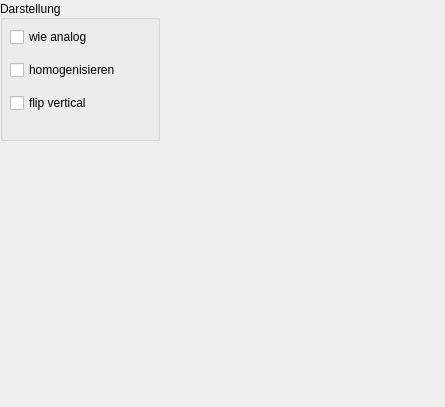
<?xml version="1.0" encoding="UTF-8"?>
<ui version="4.0">
 <class>Form</class>
 <widget class="QWidget" name="Form">
  <property name="geometry">
   <rect>
    <x>0</x>
    <y>0</y>
    <width>445</width>
    <height>407</height>
   </rect>
  </property>
  <property name="windowTitle">
   <string>Form</string>
  </property>
  <widget class="QWidget" name="verticalLayoutWidget_2">
   <property name="geometry">
    <rect>
     <x>0</x>
     <y>0</y>
     <width>160</width>
     <height>141</height>
    </rect>
   </property>
   <layout class="QVBoxLayout" name="verticalLayout_2">
    <item>
     <widget class="QGroupBox" name="groupBox">
      <property name="sizePolicy">
       <sizepolicy hsizetype="Preferred" vsizetype="Preferred">
        <horstretch>1</horstretch>
        <verstretch>5</verstretch>
       </sizepolicy>
      </property>
      <property name="sizeIncrement">
       <size>
        <width>0</width>
        <height>0</height>
       </size>
      </property>
      <property name="baseSize">
       <size>
        <width>0</width>
        <height>300</height>
       </size>
      </property>
      <property name="autoFillBackground">
       <bool>false</bool>
      </property>
      <property name="title">
       <string>Darstellung</string>
      </property>
      <property name="alignment">
       <set>Qt::AlignLeading|Qt::AlignLeft|Qt::AlignVCenter</set>
      </property>
      <property name="flat">
       <bool>false</bool>
      </property>
      <widget class="QWidget" name="verticalLayoutWidget">
       <property name="geometry">
        <rect>
         <x>10</x>
         <y>20</y>
         <width>121</width>
         <height>103</height>
        </rect>
       </property>
       <layout class="QVBoxLayout" name="verticalLayout">
        <item>
         <widget class="QCheckBox" name="CVwie_analogCheckBox">
          <property name="text">
           <string>wie analog</string>
          </property>
          <property name="checked">
           <bool>false</bool>
          </property>
         </widget>
        </item>
        <item>
         <widget class="QCheckBox" name="CVhomogenizeCheckBox">
          <property name="enabled">
           <bool>true</bool>
          </property>
          <property name="text">
           <string>homogenisieren</string>
          </property>
          <property name="checked">
           <bool>false</bool>
          </property>
         </widget>
        </item>
        <item>
         <widget class="QCheckBox" name="CVflipverCheckBox">
          <property name="text">
           <string>flip vertical</string>
          </property>
          <property name="checked">
           <bool>false</bool>
          </property>
         </widget>
        </item>
       </layout>
      </widget>
     </widget>
    </item>
   </layout>
  </widget>
 </widget>
 <resources/>
 <connections/>
</ui>
